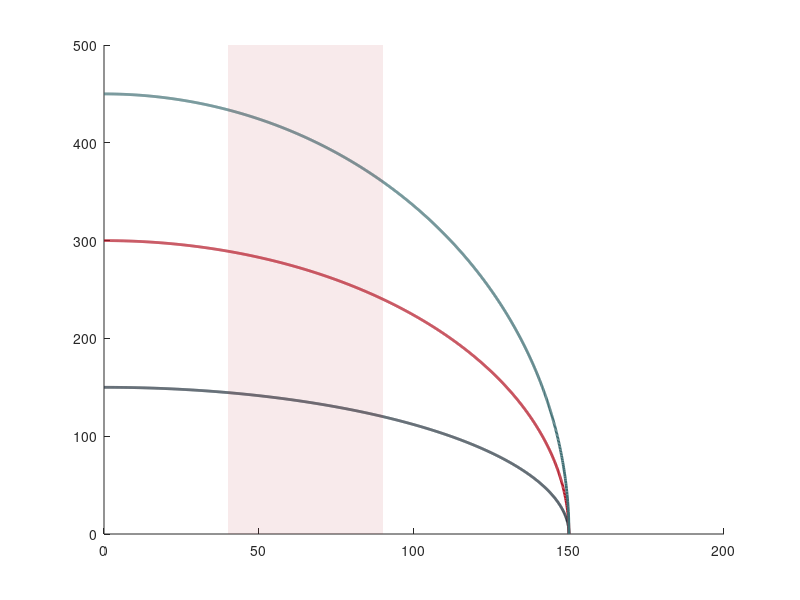

This chart was generated by the following MATLAB code: (Note: this script raises an error after producing the figure.)
% Compare ideal scissor height for one, two and three identical stages.
% Ls and b are in mm; H = n*sqrt(Ls^2-b^2). Rigid links and ideal pins
% are assumed. The shaded b interval is the selected actuator travel.
% Output: Nscissor_fork_anlyse.png in the current MATLAB folder.


clc; clear;

n = [1 2 3];
Ls = 150;
b = 0:0.1:Ls;
b_min = 40; b_max = 90;

h = sqrt(Ls^2 - b.^2);

ivory = [250 249 246]/255;
red   = [179 20 36]/255;
navy  = [36 50 61]/255;
teal  = [64 111 116]/255;
gold  = [161 116 54]/255;
grey  = [210 207 202]/255;
coral = [205 104 92]/255;
plum  = [116 102 131]/255;

colors = [navy; red; teal; gold; coral; plum];

fig = figure('Color', ivory);
ax = axes(fig);
hold(ax, 'on');

for i = 1:numel(n)
    H = n(i)*h;

    % Height gained as the horizontal spacing decreases from b_max to b_min.
    extension = interp1(b, H, b_min) - interp1(b, H, b_max);

    plot(ax, b, H, 'LineWidth', 2, ...
        'Color', colors(i,:), ...
        'DisplayName', sprintf('Stage %d | Extension = %.1f mm', ...
        n(i), extension));
end

yl = ylim(ax);

shade = patch(ax, ...
    [b_min b_max b_max b_min], ...
    [yl(1) yl(1) yl(2) yl(2)], ...
    red, ...
    'FaceAlpha', 0.09, ...
    'EdgeColor', 'none', ...
    'HandleVisibility', 'off');

uistack(shade, 'bottom');

% Boundary lines
xline(ax, b_min, '--', ...
    'Color', coral, 'LineWidth', 1.5, ...
    'HandleVisibility', 'off');

xline(ax, b_max, '--', ...
    'Color', coral, 'LineWidth', 1.5, ...
    'HandleVisibility', 'off');

xlabel('Horizontal end-pin spacing, b (mm)');
ylabel('Scissor end-to-end height, h (mm)');
title('h(b) = n\sqrt(L_s^2 - b^2)');

xlim([0, Ls]);
xticks(0:10:Ls);
grid on;
box on;
hold off;

set(ax, ...
    'Color', ivory, ...
    'XColor', navy, ...
    'YColor', navy, ...
    'GridColor', grey, ...
    'GridAlpha', 0.5, ...
    'FontName', 'Arial', ...
    'FontSize', 11, ...
    'LineWidth', 1, ...
    'Layer', 'top');

set(get(ax,'Title'), 'Color', navy);
set(get(ax,'XLabel'), 'Color', navy);
set(get(ax,'YLabel'), 'Color', navy);

lgd = legend('show', ...
    'Location', 'southoutside', ...
    'Orientation', 'horizontal');
set(lgd, ...
    'Color', ivory, ...
    'TextColor', navy, ...
    'EdgeColor', grey);

exportgraphics(fig, 'Nscissor_fork_anlyse.png');
